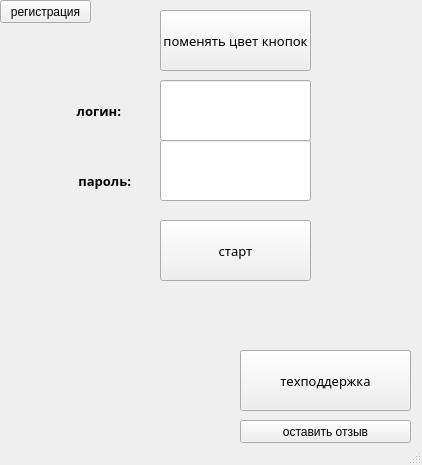
<?xml version="1.0" encoding="UTF-8"?>
<ui version="4.0">
 <class>MainWindow</class>
 <widget class="QMainWindow" name="MainWindow">
  <property name="geometry">
   <rect>
    <x>0</x>
    <y>0</y>
    <width>422</width>
    <height>465</height>
   </rect>
  </property>
  <property name="minimumSize">
   <size>
    <width>100</width>
    <height>100</height>
   </size>
  </property>
  <property name="windowTitle">
   <string>MainWindow</string>
  </property>
  <widget class="QWidget" name="centralwidget">
   <widget class="QPushButton" name="support">
    <property name="geometry">
     <rect>
      <x>240</x>
      <y>350</y>
      <width>171</width>
      <height>61</height>
     </rect>
    </property>
    <property name="font">
     <font>
      <family>Segoe MDL2 Assets</family>
      <pointsize>10</pointsize>
     </font>
    </property>
    <property name="cursor">
     <cursorShape>ClosedHandCursor</cursorShape>
    </property>
    <property name="text">
     <string>техподдержка</string>
    </property>
   </widget>
   <widget class="QPushButton" name="changcolor">
    <property name="geometry">
     <rect>
      <x>160</x>
      <y>10</y>
      <width>151</width>
      <height>61</height>
     </rect>
    </property>
    <property name="font">
     <font>
      <family>Segoe MDL2 Assets</family>
      <pointsize>10</pointsize>
     </font>
    </property>
    <property name="cursor">
     <cursorShape>ClosedHandCursor</cursorShape>
    </property>
    <property name="text">
     <string>поменять цвет кнопок</string>
    </property>
   </widget>
   <widget class="QPushButton" name="start">
    <property name="geometry">
     <rect>
      <x>160</x>
      <y>220</y>
      <width>151</width>
      <height>61</height>
     </rect>
    </property>
    <property name="sizePolicy">
     <sizepolicy hsizetype="Minimum" vsizetype="Fixed">
      <horstretch>20</horstretch>
      <verstretch>0</verstretch>
     </sizepolicy>
    </property>
    <property name="font">
     <font>
      <family>Segoe MDL2 Assets</family>
      <pointsize>10</pointsize>
     </font>
    </property>
    <property name="cursor">
     <cursorShape>ClosedHandCursor</cursorShape>
    </property>
    <property name="text">
     <string>старт</string>
    </property>
   </widget>
   <widget class="QLineEdit" name="linelogin">
    <property name="geometry">
     <rect>
      <x>160</x>
      <y>80</y>
      <width>151</width>
      <height>61</height>
     </rect>
    </property>
    <property name="minimumSize">
     <size>
      <width>150</width>
      <height>0</height>
     </size>
    </property>
    <property name="font">
     <font>
      <family>Segoe MDL2 Assets</family>
      <pointsize>12</pointsize>
     </font>
    </property>
   </widget>
   <widget class="QPushButton" name="registrationbutton">
    <property name="geometry">
     <rect>
      <x>0</x>
      <y>0</y>
      <width>91</width>
      <height>23</height>
     </rect>
    </property>
    <property name="text">
     <string>регистрация</string>
    </property>
   </widget>
   <widget class="QLineEdit" name="linepassword">
    <property name="geometry">
     <rect>
      <x>160</x>
      <y>140</y>
      <width>151</width>
      <height>61</height>
     </rect>
    </property>
    <property name="minimumSize">
     <size>
      <width>150</width>
      <height>0</height>
     </size>
    </property>
    <property name="font">
     <font>
      <family>Segoe MDL2 Assets</family>
      <pointsize>12</pointsize>
     </font>
    </property>
   </widget>
   <widget class="QLabel" name="label_2">
    <property name="geometry">
     <rect>
      <x>40</x>
      <y>170</y>
      <width>91</width>
      <height>21</height>
     </rect>
    </property>
    <property name="font">
     <font>
      <family>Segoe MDL2 Assets</family>
      <pointsize>10</pointsize>
      <weight>75</weight>
      <bold>true</bold>
     </font>
    </property>
    <property name="text">
     <string>пароль:</string>
    </property>
    <property name="alignment">
     <set>Qt::AlignRight|Qt::AlignTrailing|Qt::AlignVCenter</set>
    </property>
   </widget>
   <widget class="QLabel" name="label_3">
    <property name="geometry">
     <rect>
      <x>40</x>
      <y>100</y>
      <width>81</width>
      <height>21</height>
     </rect>
    </property>
    <property name="font">
     <font>
      <family>Segoe MDL2 Assets</family>
      <pointsize>10</pointsize>
      <weight>75</weight>
      <bold>true</bold>
     </font>
    </property>
    <property name="text">
     <string>логин:</string>
    </property>
    <property name="alignment">
     <set>Qt::AlignRight|Qt::AlignTrailing|Qt::AlignVCenter</set>
    </property>
   </widget>
   <widget class="QLabel" name="labelcondition">
    <property name="geometry">
     <rect>
      <x>160</x>
      <y>280</y>
      <width>151</width>
      <height>51</height>
     </rect>
    </property>
    <property name="text">
     <string/>
    </property>
   </widget>
   <widget class="QPushButton" name="feedbackbutton">
    <property name="geometry">
     <rect>
      <x>240</x>
      <y>420</y>
      <width>171</width>
      <height>23</height>
     </rect>
    </property>
    <property name="text">
     <string>оставить отзыв</string>
    </property>
   </widget>
  </widget>
  <widget class="QStatusBar" name="statusbar"/>
 </widget>
 <resources/>
 <connections/>
</ui>
